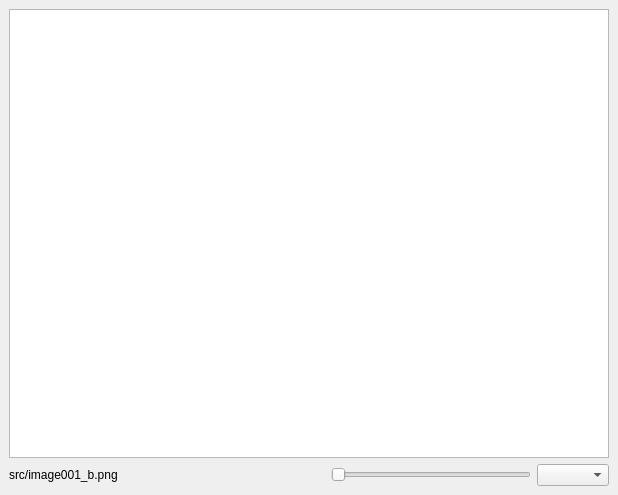
<?xml version="1.0" encoding="UTF-8"?>
<ui version="4.0">
 <class>viewerDockWidget2</class>
 <widget class="FloatDockWidget" name="viewerDockWidget2">
  <property name="geometry">
   <rect>
    <x>0</x>
    <y>0</y>
    <width>618</width>
    <height>495</height>
   </rect>
  </property>
  <property name="windowTitle">
   <string>Viewer</string>
  </property>
  <widget class="QWidget" name="dockWidgetContents">
   <layout class="QVBoxLayout" name="verticalLayout">
    <item>
     <widget class="GraphicsView" name="viewerGraphicsView">
      <property name="dragMode">
       <enum>QGraphicsView::DragMode::ScrollHandDrag</enum>
      </property>
      <property name="transformationAnchor">
       <enum>QGraphicsView::ViewportAnchor::AnchorUnderMouse</enum>
      </property>
     </widget>
    </item>
    <item>
     <widget class="QWidget" name="widget" native="true">
      <layout class="QHBoxLayout" name="horizontalLayout">
       <property name="leftMargin">
        <number>0</number>
       </property>
       <property name="topMargin">
        <number>0</number>
       </property>
       <property name="rightMargin">
        <number>0</number>
       </property>
       <property name="bottomMargin">
        <number>0</number>
       </property>
       <item>
        <widget class="QLabel" name="label">
         <property name="sizePolicy">
          <sizepolicy hsizetype="Preferred" vsizetype="Preferred">
           <horstretch>0</horstretch>
           <verstretch>0</verstretch>
          </sizepolicy>
         </property>
         <property name="text">
          <string>src/image001_b.png</string>
         </property>
         <property name="textFormat">
          <enum>Qt::TextFormat::PlainText</enum>
         </property>
        </widget>
       </item>
       <item>
        <spacer name="horizontalSpacer">
         <property name="orientation">
          <enum>Qt::Orientation::Horizontal</enum>
         </property>
         <property name="sizeHint" stdset="0">
          <size>
           <width>40</width>
           <height>20</height>
          </size>
         </property>
        </spacer>
       </item>
       <item>
        <widget class="QSlider" name="horizontalSlider">
         <property name="sizePolicy">
          <sizepolicy hsizetype="Minimum" vsizetype="Fixed">
           <horstretch>0</horstretch>
           <verstretch>0</verstretch>
          </sizepolicy>
         </property>
         <property name="minimumSize">
          <size>
           <width>200</width>
           <height>0</height>
          </size>
         </property>
         <property name="orientation">
          <enum>Qt::Orientation::Horizontal</enum>
         </property>
        </widget>
       </item>
       <item>
        <widget class="QComboBox" name="comboBox">
         <property name="sizePolicy">
          <sizepolicy hsizetype="Maximum" vsizetype="Fixed">
           <horstretch>0</horstretch>
           <verstretch>0</verstretch>
          </sizepolicy>
         </property>
        </widget>
       </item>
      </layout>
     </widget>
    </item>
   </layout>
  </widget>
 </widget>
 <customwidgets>
  <customwidget>
   <class>GraphicsView</class>
   <extends>QGraphicsView</extends>
   <header>src/graphics_view</header>
  </customwidget>
  <customwidget>
   <class>FloatDockWidget</class>
   <extends>QDockWidget</extends>
   <header>src/float_dock_widget</header>
   <container>1</container>
  </customwidget>
 </customwidgets>
 <resources/>
 <connections/>
</ui>
